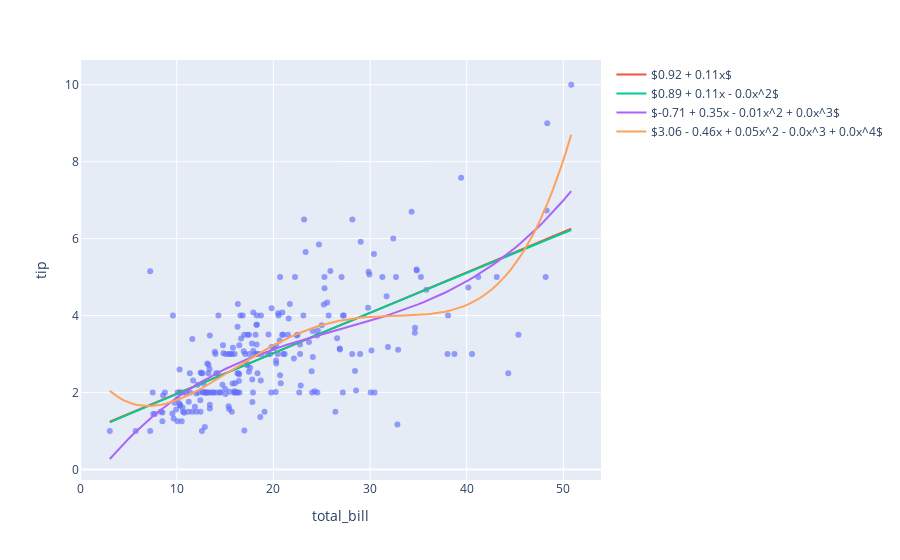

Write notebook code for a chart like this one.
### Markdown cell above
# Displaying PolynomialFeatures using $\LaTeX$

Notice how linear regression fits a straight line, but kNN can take non-linear shapes. Moreover, it is possible to extend linear regression to polynomial regression by using scikit-learn's PolynomialFeatures, which lets you fit a slope for your features raised to the power of n, where n=1,2,3,4 in our example.

With Plotly, it's easy to display latex equations in legend and titles by simply adding $ before and after your equation. This way, you can see the coefficients that our polynomial regression fitted.

### Code cell
import numpy as np
import plotly.express as px
import plotly.graph_objects as go
from sklearn.linear_model import LinearRegression
from sklearn.preprocessing import PolynomialFeatures

def format_coefs(coefs):
    equation_list = [f"{coef}x^{i}" for i, coef in enumerate(coefs)]
    equation = "$" +  " + ".join(equation_list) + "$"

    replace_map = {"x^0": "", "x^1": "x", '+ -': '- '}
    for old, new in replace_map.items():
        equation = equation.replace(old, new)

    return equation

df = px.data.tips()
X = df.total_bill.values.reshape(-1, 1)
x_range = np.linspace(X.min(), X.max(), 100).reshape(-1, 1)

fig = px.scatter(df, x='total_bill', y='tip', opacity=0.65)
for degree in [1, 2, 3, 4]:
    poly = PolynomialFeatures(degree)
    poly.fit(X)
    X_poly = poly.transform(X)
    x_range_poly = poly.transform(x_range)

    model = LinearRegression(fit_intercept=False)
    model.fit(X_poly, df.tip)
    y_poly = model.predict(x_range_poly)

    equation = format_coefs(model.coef_.round(2))
    fig.add_traces(go.Scatter(x=x_range.squeeze(), y=y_poly, name=equation))

fig.show()
